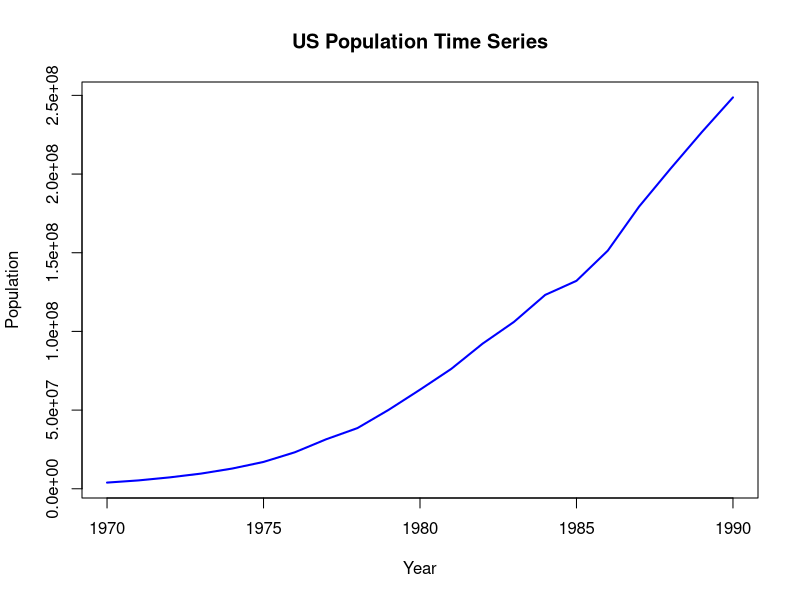
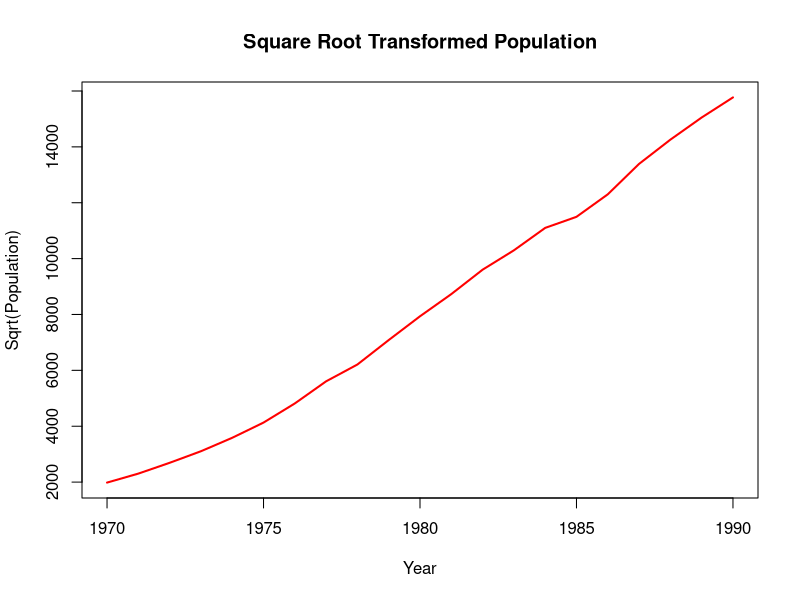
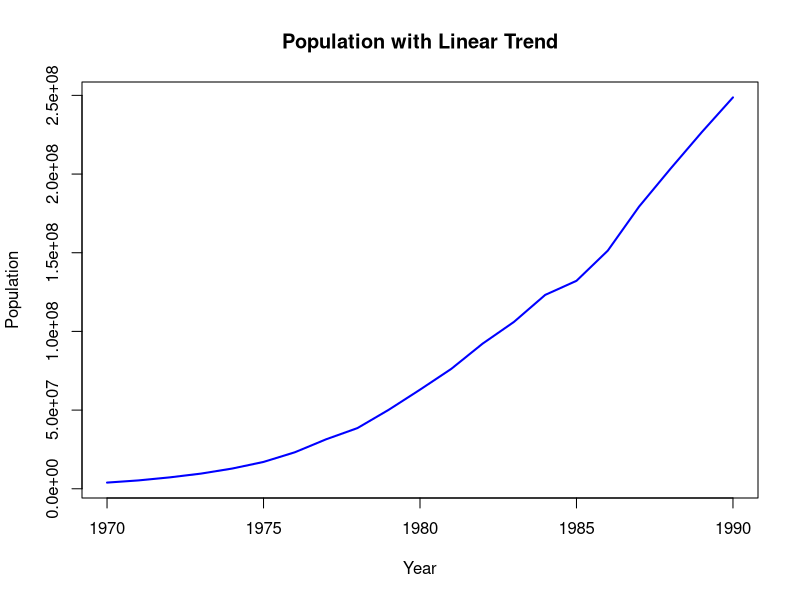
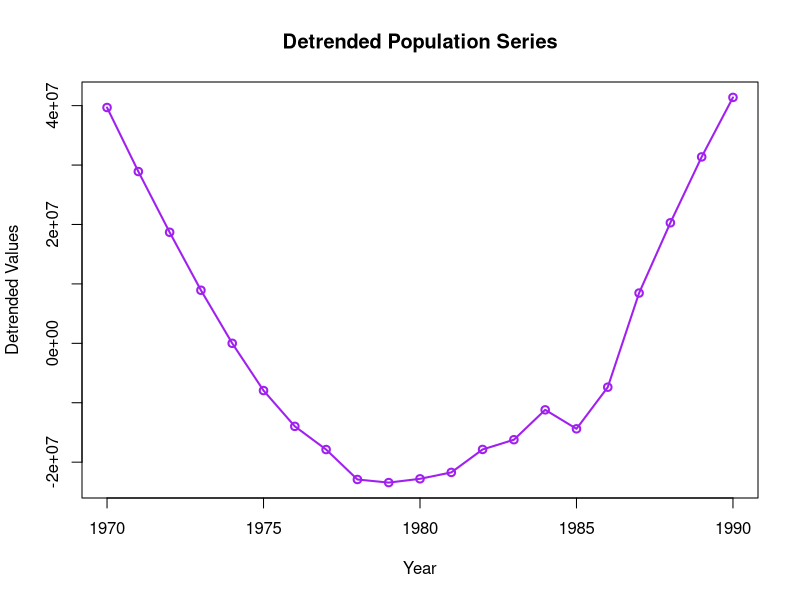
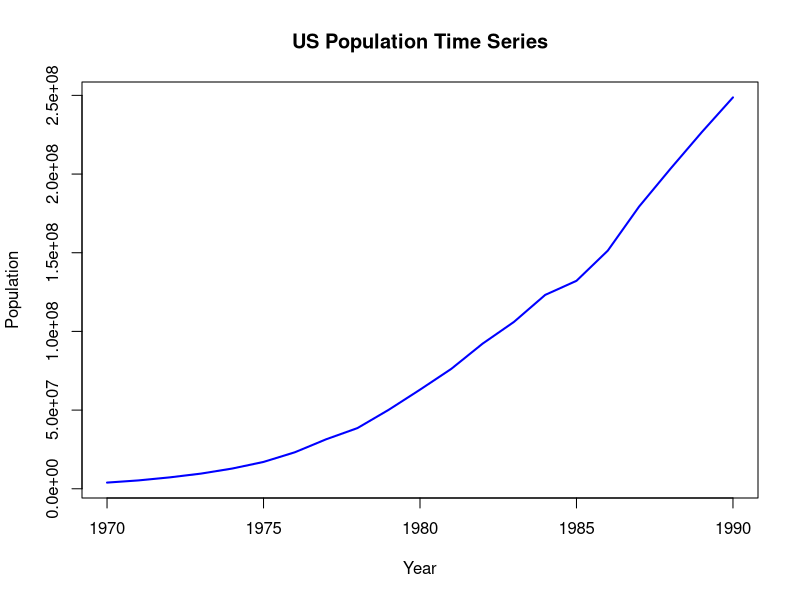
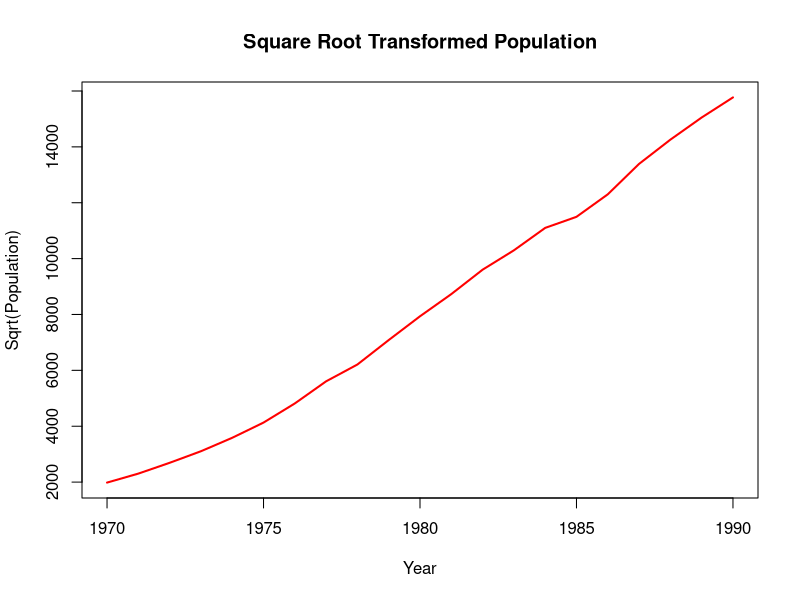
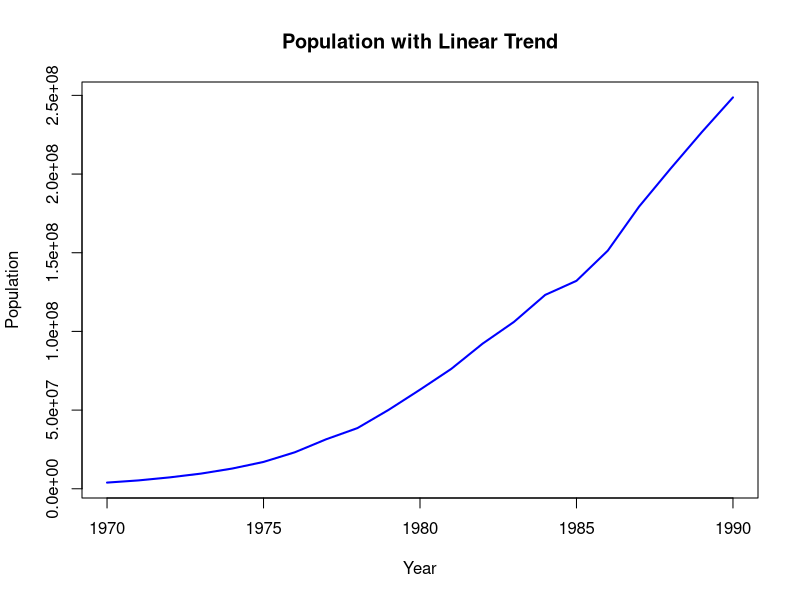
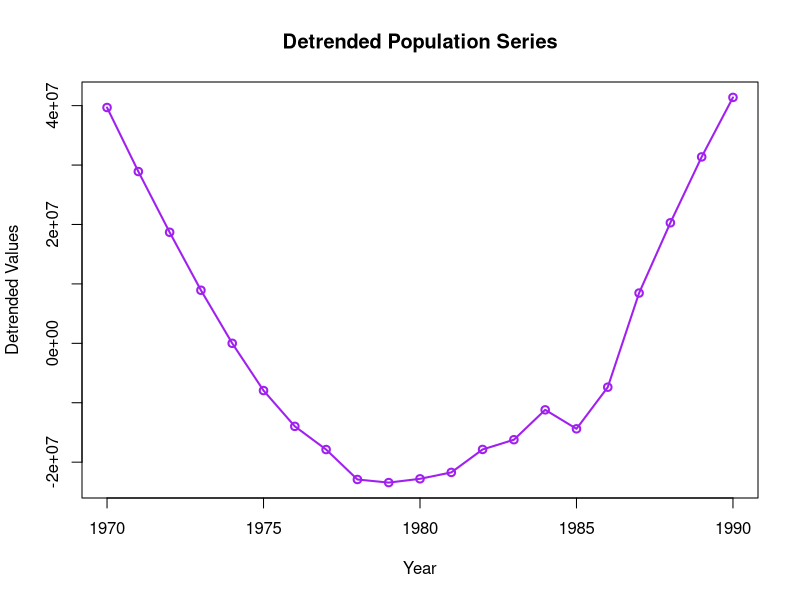

Here is the R script that generated these plots, in order:
## ---- chunk 1
knitr::opts_chunk$set(echo = TRUE)
library(tseries)
library(utils)
library(readr)
## ---- chunk 2

# Clear workspace
rm(list = ls(all = TRUE))

# Load libraries
library(tseries)
library(utils)
library(readr)

# (a) Create time series object
year <- 1970:1990

population <- c(
  3929214, 5308483, 7239881, 9638453, 12860702,
  17063353, 23191876, 31443321, 38558371, 50189209,
  62979666, 76212168, 92228496, 106021537, 123202624,
  132164569, 151325798, 179323175, 203302031, 226542203,
  248709873
)

pop_ts <- ts(population, start = 1970, end = 1990, frequency = 1)

plot(
  pop_ts,
  main = "US Population Time Series",
  ylab = "Population",
  xlab = "Year",
  col = "blue",
  lwd = 2
)

# (b) Dominating component: Upward Trend

# (c) Square root transformation
pop_sqrt <- sqrt(pop_ts)

plot(
  pop_sqrt,
  main = "Square Root Transformed Population",
  ylab = "Sqrt(Population)",
  xlab = "Year",
  col = "red",
  lwd = 2
)

# (d) Estimate linear trend using regression
time <- time(pop_ts)
trend_model <- lm(pop_ts ~ time)
trend_estimated <- trend_model$fitted.values

plot(
  pop_ts,
  main = "Population with Linear Trend",
  ylab = "Population",
  xlab = "Year",
  col = "blue",
  lwd = 2
)
lines(trend_estimated, col = "darkgreen", lwd = 2)

# (e) Remove estimated linear trend
pop_detrended <- pop_ts - trend_estimated

plot(
  pop_detrended,
  type = "o",
  main = "Detrended Population Series",
  ylab = "Detrended Values",
  xlab = "Year",
  col = "purple",
  lwd = 2
)
## ---- chunk 3
plot(
  pop_ts,
  main = "US Population Time Series",
  ylab = "Population",
  xlab = "Year",
  col = "blue",
  lwd = 2
)
## ---- chunk 4
plot(
  pop_sqrt,
  main = "Square Root Transformed Population",
  ylab = "Sqrt(Population)",
  xlab = "Year",
  col = "red",
  lwd = 2
)
## ---- chunk 5
plot(
  pop_ts,
  main = "Population with Linear Trend",
  ylab = "Population",
  xlab = "Year",
  col = "blue",
  lwd = 2
)
lines(trend_estimated, col = "darkgreen", lwd = 2)
## ---- chunk 6
plot(
  pop_detrended,
  type = "o",
  main = "Detrended Population Series",
  ylab = "Detrended Values",
  xlab = "Year",
  col = "purple",
  lwd = 2
)
